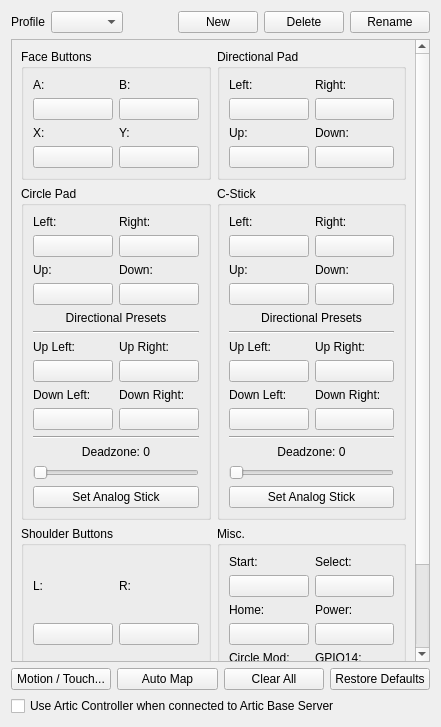
<?xml version="1.0" encoding="UTF-8"?>
<ui version="4.0">
 <class>ConfigureInput</class>
 <widget class="QWidget" name="ConfigureInput">
  <property name="geometry">
   <rect>
    <x>0</x>
    <y>0</y>
    <width>441</width>
    <height>727</height>
   </rect>
  </property>
  <property name="windowTitle">
   <string>ConfigureInput</string>
  </property>
  <layout class="QVBoxLayout" name="rootLayout">
   <item>
    <layout class="QHBoxLayout" name="horizontalLayout_3">
     <item>
      <widget class="QLabel" name="label_5">
       <property name="text">
        <string>Profile</string>
       </property>
      </widget>
     </item>
     <item>
      <widget class="QComboBox" name="profile"/>
     </item>
     <item>
      <spacer name="horizontalSpacer_2">
       <property name="orientation">
        <enum>Qt::Horizontal</enum>
       </property>
       <property name="sizeHint" stdset="0">
        <size>
         <width>40</width>
         <height>20</height>
        </size>
       </property>
      </spacer>
     </item>
     <item>
      <widget class="QPushButton" name="buttonNew">
       <property name="text">
        <string>New</string>
       </property>
      </widget>
     </item>
     <item>
      <widget class="QPushButton" name="buttonDelete">
       <property name="text">
        <string>Delete</string>
       </property>
      </widget>
     </item>
     <item>
      <widget class="QPushButton" name="buttonRename">
       <property name="text">
        <string>Rename</string>
       </property>
      </widget>
     </item>
    </layout>
   </item>
   <item>
    <widget class="QScrollArea" name="scrollArea">
     <property name="widgetResizable">
      <bool>true</bool>
     </property>
     <widget class="QWidget" name="scrollAreaContents">
      <property name="geometry">
       <rect>
        <x>0</x>
        <y>0</y>
        <width>404</width>
        <height>731</height>
       </rect>
      </property>
      <layout class="QVBoxLayout" name="verticalLayout_5">
       <item>
        <layout class="QGridLayout" name="gridLayout_7">
         <item row="2" column="0">
          <widget class="QGroupBox" name="faceButtons_3">
           <property name="title">
            <string>Shoulder Buttons</string>
           </property>
           <property name="flat">
            <bool>false</bool>
           </property>
           <property name="checkable">
            <bool>false</bool>
           </property>
           <layout class="QGridLayout" name="gridLayout_3">
            <item row="1" column="1">
             <layout class="QVBoxLayout" name="verticalLayout_16">
              <item>
               <widget class="QLabel" name="label_18">
                <property name="text">
                 <string>ZR:</string>
                </property>
               </widget>
              </item>
              <item>
               <widget class="QPushButton" name="buttonZR">
                <property name="text">
                 <string/>
                </property>
               </widget>
              </item>
             </layout>
            </item>
            <item row="0" column="0">
             <layout class="QVBoxLayout" name="verticalLayout_13">
              <item>
               <widget class="QLabel" name="label_17">
                <property name="text">
                 <string>L:</string>
                </property>
               </widget>
              </item>
              <item>
               <widget class="QPushButton" name="buttonL">
                <property name="text">
                 <string/>
                </property>
               </widget>
              </item>
             </layout>
            </item>
            <item row="1" column="0">
             <layout class="QVBoxLayout" name="verticalLayout_15">
              <item>
               <widget class="QLabel" name="label_20">
                <property name="text">
                 <string>ZL:</string>
                </property>
               </widget>
              </item>
              <item>
               <widget class="QPushButton" name="buttonZL">
                <property name="text">
                 <string/>
                </property>
               </widget>
              </item>
             </layout>
            </item>
            <item row="0" column="1">
             <layout class="QVBoxLayout" name="verticalLayout_14">
              <item>
               <widget class="QLabel" name="label_19">
                <property name="text">
                 <string>R:</string>
                </property>
               </widget>
              </item>
              <item>
               <widget class="QPushButton" name="buttonR">
                <property name="text">
                 <string/>
                </property>
               </widget>
              </item>
             </layout>
            </item>
           </layout>
          </widget>
         </item>
         <item row="0" column="0">
          <widget class="QGroupBox" name="faceButtons">
           <property name="title">
            <string>Face Buttons</string>
           </property>
           <property name="flat">
            <bool>false</bool>
           </property>
           <property name="checkable">
            <bool>false</bool>
           </property>
           <layout class="QGridLayout" name="gridLayout">
            <item row="1" column="1">
             <layout class="QVBoxLayout" name="verticalLayout_4">
              <item>
               <widget class="QLabel" name="label_4">
                <property name="text">
                 <string>Y:</string>
                </property>
               </widget>
              </item>
              <item>
               <widget class="QPushButton" name="buttonY">
                <property name="text">
                 <string/>
                </property>
               </widget>
              </item>
             </layout>
            </item>
            <item row="1" column="0">
             <layout class="QVBoxLayout" name="verticalLayout_3">
              <item>
               <widget class="QLabel" name="label_3">
                <property name="text">
                 <string>X:</string>
                </property>
               </widget>
              </item>
              <item>
               <widget class="QPushButton" name="buttonX">
                <property name="text">
                 <string/>
                </property>
               </widget>
              </item>
             </layout>
            </item>
            <item row="0" column="1">
             <layout class="QVBoxLayout" name="verticalLayout_2">
              <item>
               <widget class="QLabel" name="label_2">
                <property name="text">
                 <string>B:</string>
                </property>
               </widget>
              </item>
              <item>
               <widget class="QPushButton" name="buttonB">
                <property name="text">
                 <string/>
                </property>
               </widget>
              </item>
             </layout>
            </item>
            <item row="0" column="0">
             <layout class="QVBoxLayout" name="verticalLayout">
              <item>
               <widget class="QLabel" name="label">
                <property name="text">
                 <string>A:</string>
                </property>
               </widget>
              </item>
              <item>
               <widget class="QPushButton" name="buttonA">
                <property name="text">
                 <string/>
                </property>
               </widget>
              </item>
             </layout>
            </item>
           </layout>
          </widget>
         </item>
         <item row="0" column="1">
          <widget class="QGroupBox" name="faceButtons_2">
           <property name="title">
            <string>Directional Pad</string>
           </property>
           <property name="flat">
            <bool>false</bool>
           </property>
           <property name="checkable">
            <bool>false</bool>
           </property>
           <layout class="QGridLayout" name="gridLayout_2">
            <item row="1" column="0">
             <layout class="QVBoxLayout" name="verticalLayout_12">
              <item>
               <widget class="QLabel" name="label_34">
                <property name="text">
                 <string>Up:</string>
                </property>
               </widget>
              </item>
              <item>
               <widget class="QPushButton" name="buttonDpadUp">
                <property name="text">
                 <string/>
                </property>
               </widget>
              </item>
             </layout>
            </item>
            <item row="1" column="1">
             <layout class="QVBoxLayout" name="verticalLayout_9">
              <item>
               <widget class="QLabel" name="label_35">
                <property name="text">
                 <string>Down:</string>
                </property>
               </widget>
              </item>
              <item>
               <widget class="QPushButton" name="buttonDpadDown">
                <property name="text">
                 <string/>
                </property>
               </widget>
              </item>
             </layout>
            </item>
            <item row="0" column="0">
             <layout class="QVBoxLayout" name="verticalLayout_10">
              <item>
               <widget class="QLabel" name="label_32">
                <property name="text">
                 <string>Left:</string>
                </property>
               </widget>
              </item>
              <item>
               <widget class="QPushButton" name="buttonDpadLeft">
                <property name="text">
                 <string/>
                </property>
               </widget>
              </item>
             </layout>
            </item>
            <item row="0" column="1">
             <layout class="QVBoxLayout" name="verticalLayout_11">
              <item>
               <widget class="QLabel" name="label_33">
                <property name="text">
                 <string>Right:</string>
                </property>
               </widget>
              </item>
              <item>
               <widget class="QPushButton" name="buttonDpadRight">
                <property name="text">
                 <string/>
                </property>
               </widget>
              </item>
             </layout>
            </item>
           </layout>
          </widget>
         </item>
         <item row="2" column="1">
          <widget class="QGroupBox" name="faceButtons_6">
           <property name="title">
            <string>Misc.</string>
           </property>
           <property name="flat">
            <bool>false</bool>
           </property>
           <property name="checkable">
            <bool>false</bool>
           </property>
           <layout class="QGridLayout" name="gridLayout_6">
            <item row="0" column="0">
             <layout class="QVBoxLayout" name="verticalLayout_25">
              <item>
               <widget class="QLabel" name="label_29">
                <property name="text">
                 <string>Start:</string>
                </property>
               </widget>
              </item>
              <item>
               <widget class="QPushButton" name="buttonStart">
                <property name="text">
                 <string/>
                </property>
               </widget>
              </item>
             </layout>
            </item>
            <item row="0" column="1">
             <layout class="QVBoxLayout" name="verticalLayout_26">
              <item>
               <widget class="QLabel" name="label_30">
                <property name="text">
                 <string>Select:</string>
                </property>
               </widget>
              </item>
              <item>
               <widget class="QPushButton" name="buttonSelect">
                <property name="text">
                 <string/>
                </property>
               </widget>
              </item>
             </layout>
            </item>
            <item row="1" column="0">
             <layout class="QVBoxLayout" name="verticalLayout_27">
              <item>
               <widget class="QLabel" name="label_31">
                <property name="text">
                 <string>Home:</string>
                </property>
               </widget>
              </item>
              <item>
               <widget class="QPushButton" name="buttonHome">
                <property name="text">
                 <string/>
                </property>
               </widget>
              </item>
             </layout>
            </item>
            <item row="1" column="1">
             <layout class="QVBoxLayout" name="verticalLayout_34">
              <item>
               <widget class="QLabel" name="label_37">
                <property name="text">
                 <string>Power:</string>
                </property>
               </widget>
              </item>
              <item>
               <widget class="QPushButton" name="buttonPower">
                <property name="text">
                 <string/>
                </property>
               </widget>
              </item>
             </layout>
            </item>
            <item row="2" column="0">
             <layout class="QVBoxLayout" name="verticalLayout_28">
              <item>
               <widget class="QLabel" name="label_36">
                <property name="text">
                 <string>Circle Mod:</string>
                </property>
               </widget>
              </item>
              <item>
               <widget class="QPushButton" name="buttonCircleMod">
                <property name="text">
                 <string/>
                </property>
               </widget>
              </item>
             </layout>
            </item>
            <item row="2" column="1">
             <layout class="QVBoxLayout" name="verticalLayout_33">
              <item>
               <widget class="QLabel" name="label_41">
                <property name="text">
                 <string>GPIO14:</string>
                </property>
               </widget>
              </item>
              <item>
               <widget class="QPushButton" name="buttonGpio14">
                <property name="text">
                 <string/>
                </property>
               </widget>
              </item>
             </layout>
            </item>
            <item row="3" column="0">
             <layout class="QVBoxLayout" name="verticalLayout_32">
              <item>
               <widget class="QLabel" name="label_40">
                <property name="text">
                 <string>Debug:</string>
                </property>
               </widget>
              </item>
              <item>
               <widget class="QPushButton" name="buttonDebug">
                <property name="text">
                 <string/>
                </property>
               </widget>
              </item>
             </layout>
            </item>
           </layout>
          </widget>
         </item>
         <item row="1" column="0">
          <widget class="QGroupBox" name="faceButtons_4">
           <property name="title">
            <string>Circle Pad</string>
           </property>
           <property name="flat">
            <bool>false</bool>
           </property>
           <property name="checkable">
            <bool>false</bool>
           </property>
           <layout class="QGridLayout" name="gridLayout_4">
            <item row="11" column="2">
             <widget class="QPushButton" name="buttonCircleUpRight">
              <property name="text">
               <string/>
              </property>
             </widget>
            </item>
            <item row="10" column="1" rowspan="2">
             <layout class="QVBoxLayout" name="verticalLayout_7">
              <item>
               <widget class="QLabel" name="label_6">
                <property name="text">
                 <string>Up Left:</string>
                </property>
               </widget>
              </item>
              <item>
               <widget class="QPushButton" name="buttonCircleUpLeft">
                <property name="toolTip">
                 <string/>
                </property>
                <property name="text">
                 <string/>
                </property>
               </widget>
              </item>
             </layout>
            </item>
            <item row="0" column="1">
             <layout class="QVBoxLayout" name="verticalLayout_17">
              <item>
               <widget class="QLabel" name="label_21">
                <property name="text">
                 <string>Left:</string>
                </property>
               </widget>
              </item>
              <item>
               <widget class="QPushButton" name="buttonCircleLeft">
                <property name="text">
                 <string/>
                </property>
               </widget>
              </item>
             </layout>
            </item>
            <item row="1" column="2">
             <layout class="QVBoxLayout" name="verticalLayout_20">
              <item>
               <widget class="QLabel" name="label_22">
                <property name="text">
                 <string>Down:</string>
                </property>
               </widget>
              </item>
              <item>
               <widget class="QPushButton" name="buttonCircleDown">
                <property name="text">
                 <string/>
                </property>
               </widget>
              </item>
             </layout>
            </item>
            <item row="1" column="1">
             <layout class="QVBoxLayout" name="verticalLayout_19">
              <item>
               <widget class="QLabel" name="label_24">
                <property name="text">
                 <string>Up:</string>
                </property>
               </widget>
              </item>
              <item>
               <widget class="QPushButton" name="buttonCircleUp">
                <property name="text">
                 <string/>
                </property>
               </widget>
              </item>
             </layout>
            </item>
            <item row="20" column="1" colspan="2">
             <layout class="QVBoxLayout" name="sliderCirclePadDeadzoneAndModifierVerticalLayout">
              <item>
               <layout class="QHBoxLayout" name="sliderCirclePadDeadzoneAndModifierHorizontalLayout">
                <property name="sizeConstraint">
                 <enum>QLayout::SetDefaultConstraint</enum>
                </property>
                <item>
                 <widget class="QLabel" name="labelCirclePadDeadzoneAndModifier">
                  <property name="text">
                   <string>Deadzone: 0</string>
                  </property>
                  <property name="alignment">
                   <set>Qt::AlignHCenter</set>
                  </property>
                 </widget>
                </item>
               </layout>
              </item>
              <item>
               <widget class="QSlider" name="sliderCirclePadDeadzoneAndModifier">
                <property name="orientation">
                 <enum>Qt::Horizontal</enum>
                </property>
               </widget>
              </item>
              <item>
               <widget class="QPushButton" name="buttonCircleAnalog">
                <property name="text">
                 <string>Set Analog Stick</string>
                </property>
               </widget>
              </item>
             </layout>
            </item>
            <item row="0" column="2">
             <layout class="QVBoxLayout" name="verticalLayout_18">
              <item>
               <widget class="QLabel" name="label_23">
                <property name="text">
                 <string>Right:</string>
                </property>
               </widget>
              </item>
              <item>
               <widget class="QPushButton" name="buttonCircleRight">
                <property name="text">
                 <string/>
                </property>
               </widget>
              </item>
             </layout>
            </item>
            <item row="10" column="2">
             <layout class="QVBoxLayout" name="verticalLayout_8">
              <item>
               <widget class="QLabel" name="label_7">
                <property name="text">
                 <string>Up Right:</string>
                </property>
               </widget>
              </item>
             </layout>
            </item>
            <item row="4" column="1" colspan="2">
             <layout class="QVBoxLayout" name="verticalLayout_38">
              <property name="sizeConstraint">
               <enum>QLayout::SetDefaultConstraint</enum>
              </property>
              <item>
               <widget class="QLabel" name="label_14">
                <property name="toolTip">
                 <string>Set a static analog direction as a input.
 It is most useful to help people with disabilities but can also be used for niche circumstances.
 Not reccomended to use actual controller anolog sticks on these presets but they do work </string>
                </property>
                <property name="layoutDirection">
                 <enum>Qt::LeftToRight</enum>
                </property>
                <property name="text">
                 <string>Directional Presets</string>
                </property>
                <property name="alignment">
                 <set>Qt::AlignCenter</set>
                </property>
               </widget>
              </item>
              <item>
               <widget class="Line" name="line">
                <property name="orientation">
                 <enum>Qt::Horizontal</enum>
                </property>
               </widget>
              </item>
             </layout>
            </item>
            <item row="12" column="2">
             <layout class="QVBoxLayout" name="verticalLayout_30">
              <item>
               <widget class="QLabel" name="label_9">
                <property name="text">
                 <string>Down Right:</string>
                </property>
               </widget>
              </item>
              <item>
               <widget class="QPushButton" name="buttonCircleDownRight">
                <property name="text">
                 <string/>
                </property>
               </widget>
              </item>
             </layout>
            </item>
            <item row="12" column="1">
             <layout class="QVBoxLayout" name="verticalLayout_29">
              <item>
               <widget class="QLabel" name="label_8">
                <property name="text">
                 <string>Down Left:</string>
                </property>
               </widget>
              </item>
              <item>
               <widget class="QPushButton" name="buttonCircleDownLeft">
                <property name="text">
                 <string/>
                </property>
               </widget>
              </item>
             </layout>
            </item>
            <item row="14" column="1" colspan="2">
             <widget class="Line" name="line_3">
              <property name="orientation">
               <enum>Qt::Horizontal</enum>
              </property>
             </widget>
            </item>
           </layout>
          </widget>
         </item>
         <item row="1" column="1">
          <widget class="QGroupBox" name="faceButtons_5">
           <property name="title">
            <string>C-Stick</string>
           </property>
           <property name="flat">
            <bool>false</bool>
           </property>
           <property name="checkable">
            <bool>false</bool>
           </property>
           <layout class="QGridLayout" name="gridLayout_5">
            <item row="1" column="1">
             <layout class="QVBoxLayout" name="verticalLayout_24">
              <item>
               <widget class="QLabel" name="label_26">
                <property name="text">
                 <string>Down:</string>
                </property>
               </widget>
              </item>
              <item>
               <widget class="QPushButton" name="buttonCStickDown">
                <property name="text">
                 <string/>
                </property>
               </widget>
              </item>
             </layout>
            </item>
            <item row="0" column="1">
             <layout class="QVBoxLayout" name="verticalLayout_22">
              <item>
               <widget class="QLabel" name="label_27">
                <property name="text">
                 <string>Right:</string>
                </property>
               </widget>
              </item>
              <item>
               <widget class="QPushButton" name="buttonCStickRight">
                <property name="text">
                 <string/>
                </property>
               </widget>
              </item>
             </layout>
            </item>
            <item row="1" column="0">
             <layout class="QVBoxLayout" name="verticalLayout_23">
              <item>
               <widget class="QLabel" name="label_28">
                <property name="text">
                 <string>Up:</string>
                </property>
               </widget>
              </item>
              <item>
               <widget class="QPushButton" name="buttonCStickUp">
                <property name="text">
                 <string/>
                </property>
               </widget>
              </item>
             </layout>
            </item>
            <item row="0" column="0">
             <layout class="QVBoxLayout" name="verticalLayout_21">
              <item>
               <widget class="QLabel" name="label_25">
                <property name="text">
                 <string>Left:</string>
                </property>
               </widget>
              </item>
              <item>
               <widget class="QPushButton" name="buttonCStickLeft">
                <property name="text">
                 <string/>
                </property>
               </widget>
              </item>
             </layout>
            </item>
            <item row="5" column="1">
             <layout class="QVBoxLayout" name="verticalLayout_35">
              <item>
               <widget class="QLabel" name="label_11">
                <property name="text">
                 <string>Up Right:</string>
                </property>
               </widget>
              </item>
              <item>
               <widget class="QPushButton" name="buttonCStickUpRight">
                <property name="text">
                 <string/>
                </property>
               </widget>
              </item>
             </layout>
            </item>
            <item row="6" column="0">
             <layout class="QVBoxLayout" name="verticalLayout_36">
              <item>
               <widget class="QLabel" name="label_12">
                <property name="text">
                 <string>Down Left:</string>
                </property>
               </widget>
              </item>
              <item>
               <widget class="QPushButton" name="buttonCStickDownLeft">
                <property name="text">
                 <string/>
                </property>
               </widget>
              </item>
             </layout>
            </item>
            <item row="6" column="1">
             <layout class="QVBoxLayout" name="verticalLayout_37">
              <item>
               <widget class="QLabel" name="label_13">
                <property name="text">
                 <string>Down Right:</string>
                </property>
               </widget>
              </item>
              <item>
               <widget class="QPushButton" name="buttonCStickDownRight">
                <property name="text">
                 <string/>
                </property>
               </widget>
              </item>
             </layout>
            </item>
            <item row="5" column="0">
             <layout class="QVBoxLayout" name="verticalLayout_31">
              <item>
               <widget class="QLabel" name="label_10">
                <property name="text">
                 <string>Up Left:</string>
                </property>
               </widget>
              </item>
              <item>
               <widget class="QPushButton" name="buttonCStickUpLeft">
                <property name="text">
                 <string/>
                </property>
               </widget>
              </item>
             </layout>
            </item>
            <item row="4" column="0" colspan="2">
             <layout class="QVBoxLayout" name="verticalLayout_39">
              <item>
               <widget class="QLabel" name="label_15">
                <property name="toolTip">
                 <string>Set a static analog direction as a input. It is ost useful to help people with disabilities but can also be used for niche circumstances. Not reccomended to use actual controller anolog sticks on these presets but they do work </string>
                </property>
                <property name="text">
                 <string>Directional Presets</string>
                </property>
                <property name="alignment">
                 <set>Qt::AlignCenter</set>
                </property>
               </widget>
              </item>
              <item>
               <widget class="Line" name="line_2">
                <property name="orientation">
                 <enum>Qt::Horizontal</enum>
                </property>
               </widget>
              </item>
             </layout>
            </item>
            <item row="9" column="0" colspan="2">
             <layout class="QVBoxLayout" name="sliderCStickDeadzoneAndModifierVerticalLayout">
              <property name="sizeConstraint">
               <enum>QLayout::SetDefaultConstraint</enum>
              </property>
              <item>
               <layout class="QHBoxLayout" name="sliderCStickDeadzoneAndModifierHorizontalLayout">
                <item>
                 <widget class="QLabel" name="labelCStickDeadzoneAndModifier">
                  <property name="text">
                   <string>Deadzone: 0</string>
                  </property>
                  <property name="alignment">
                   <set>Qt::AlignHCenter</set>
                  </property>
                 </widget>
                </item>
               </layout>
              </item>
              <item>
               <widget class="QSlider" name="sliderCStickDeadzoneAndModifier">
                <property name="orientation">
                 <enum>Qt::Horizontal</enum>
                </property>
               </widget>
              </item>
              <item>
               <widget class="QPushButton" name="buttonCStickAnalog">
                <property name="text">
                 <string>Set Analog Stick</string>
                </property>
               </widget>
              </item>
             </layout>
            </item>
            <item row="7" column="0" colspan="2">
             <widget class="Line" name="line_4">
              <property name="orientation">
               <enum>Qt::Horizontal</enum>
              </property>
             </widget>
            </item>
           </layout>
          </widget>
         </item>
        </layout>
       </item>
      </layout>
     </widget>
    </widget>
   </item>
   <item>
    <layout class="QVBoxLayout" name="verticalLayout_6">
     <item>
      <layout class="QHBoxLayout" name="horizontalLayout">
       <item>
        <widget class="QPushButton" name="buttonMotionTouch">
         <property name="sizePolicy">
          <sizepolicy hsizetype="Minimum" vsizetype="Fixed">
           <horstretch>0</horstretch>
           <verstretch>0</verstretch>
          </sizepolicy>
         </property>
         <property name="sizeIncrement">
          <size>
           <width>0</width>
           <height>0</height>
          </size>
         </property>
         <property name="baseSize">
          <size>
           <width>0</width>
           <height>0</height>
          </size>
         </property>
         <property name="layoutDirection">
          <enum>Qt::LeftToRight</enum>
         </property>
         <property name="text">
          <string>Motion / Touch...</string>
         </property>
        </widget>
       </item>
       <item>
        <widget class="QPushButton" name="buttonAutoMap">
         <property name="sizePolicy">
          <sizepolicy hsizetype="Minimum" vsizetype="Fixed">
           <horstretch>0</horstretch>
           <verstretch>0</verstretch>
          </sizepolicy>
         </property>
         <property name="sizeIncrement">
          <size>
           <width>0</width>
           <height>0</height>
          </size>
         </property>
         <property name="baseSize">
          <size>
           <width>0</width>
           <height>0</height>
          </size>
         </property>
         <property name="layoutDirection">
          <enum>Qt::LeftToRight</enum>
         </property>
         <property name="text">
          <string>Auto Map</string>
         </property>
        </widget>
       </item>
       <item>
        <widget class="QPushButton" name="buttonClearAll">
         <property name="sizePolicy">
          <sizepolicy hsizetype="Minimum" vsizetype="Fixed">
           <horstretch>0</horstretch>
           <verstretch>0</verstretch>
          </sizepolicy>
         </property>
         <property name="sizeIncrement">
          <size>
           <width>0</width>
           <height>0</height>
          </size>
         </property>
         <property name="baseSize">
          <size>
           <width>0</width>
           <height>0</height>
          </size>
         </property>
         <property name="layoutDirection">
          <enum>Qt::LeftToRight</enum>
         </property>
         <property name="text">
          <string>Clear All</string>
         </property>
        </widget>
       </item>
       <item>
        <widget class="QPushButton" name="buttonRestoreDefaults">
         <property name="sizePolicy">
          <sizepolicy hsizetype="Minimum" vsizetype="Fixed">
           <horstretch>0</horstretch>
           <verstretch>0</verstretch>
          </sizepolicy>
         </property>
         <property name="sizeIncrement">
          <size>
           <width>0</width>
           <height>0</height>
          </size>
         </property>
         <property name="baseSize">
          <size>
           <width>0</width>
           <height>0</height>
          </size>
         </property>
         <property name="layoutDirection">
          <enum>Qt::LeftToRight</enum>
         </property>
         <property name="text">
          <string>Restore Defaults</string>
         </property>
        </widget>
       </item>
      </layout>
     </item>
     <item>
      <widget class="QCheckBox" name="use_artic_controller">
       <property name="text">
        <string>Use Artic Controller when connected to Artic Base Server</string>
       </property>
      </widget>
     </item>
    </layout>
   </item>
  </layout>
 </widget>
 <tabstops>
  <tabstop>profile</tabstop>
  <tabstop>buttonNew</tabstop>
  <tabstop>buttonDelete</tabstop>
  <tabstop>buttonRename</tabstop>
  <tabstop>buttonA</tabstop>
  <tabstop>buttonB</tabstop>
  <tabstop>buttonX</tabstop>
  <tabstop>buttonY</tabstop>
  <tabstop>buttonDpadLeft</tabstop>
  <tabstop>buttonDpadRight</tabstop>
  <tabstop>buttonDpadUp</tabstop>
  <tabstop>buttonDpadDown</tabstop>
  <tabstop>buttonCircleLeft</tabstop>
  <tabstop>buttonCircleRight</tabstop>
  <tabstop>buttonCircleUp</tabstop>
  <tabstop>buttonCircleDown</tabstop>
  <tabstop>sliderCirclePadDeadzoneAndModifier</tabstop>
  <tabstop>buttonCStickLeft</tabstop>
  <tabstop>buttonCStickRight</tabstop>
  <tabstop>buttonCStickUp</tabstop>
  <tabstop>buttonCStickDown</tabstop>
  <tabstop>sliderCStickDeadzoneAndModifier</tabstop>
  <tabstop>buttonL</tabstop>
  <tabstop>buttonR</tabstop>
  <tabstop>buttonZL</tabstop>
  <tabstop>buttonZR</tabstop>
  <tabstop>buttonStart</tabstop>
  <tabstop>buttonSelect</tabstop>
  <tabstop>buttonHome</tabstop>
  <tabstop>buttonCircleMod</tabstop>
  <tabstop>buttonDebug</tabstop>
  <tabstop>buttonGpio14</tabstop>
  <tabstop>buttonMotionTouch</tabstop>
  <tabstop>buttonAutoMap</tabstop>
  <tabstop>buttonClearAll</tabstop>
  <tabstop>buttonRestoreDefaults</tabstop>
 </tabstops>
 <resources/>
 <connections/>
</ui>
